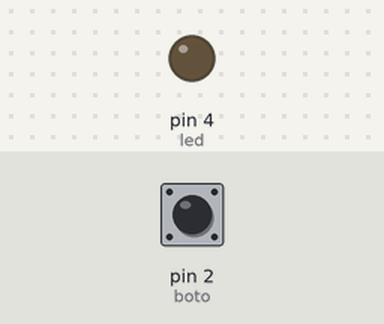
Bench run of a sketch on a simulated Arduino Uno, built with avr-gcc and run on an emulated ATmega328P. Parts: output pins drawn as LEDs (lit = HIGH). Dashed ring = blinking. Inputs (shaded band) come from the test bench; at power-on: pin 2 (boto) LOW.

Above: at 1.2 s.
1.3 s: pin 2 (boto) pulled HIGH for 0.15 s
At 1.55 s:
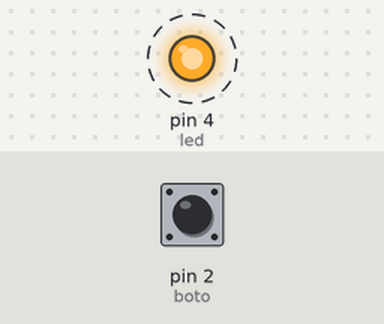
Timing chart, 0 to 8.7 s (numbered marks = the images above; inputs shaded):
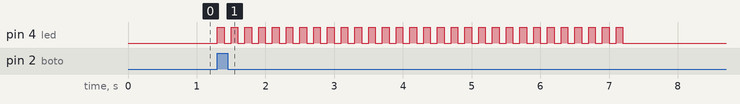

The sketch:

Array_8_LEDS_EX_7.ino
```cpp
unsigned long t=100;
const int led = 4;
const int boto = 2;
int buttonstate = 0;
int a=0;

void setup()
{
  pinMode(led,OUTPUT);
  pinMode(buttonstate, INPUT);
}

void loop()
{
  buttonstate= digitalRead(boto);
  if (buttonstate==1)
  {
    for( int a=0; a<30; a++)
    {
    digitalWrite(led,1);
    delay(t);
    digitalWrite(led,0);
    delay(t);
    }
  }
  else
  {
    a=0;
  }
}
```

Measured:
- after the input at 1.3 s, pin 4 (led): alternates HIGH for 0.10 s and LOW for 0.10 s, 60 changes in all, then stays LOW, starting at once
